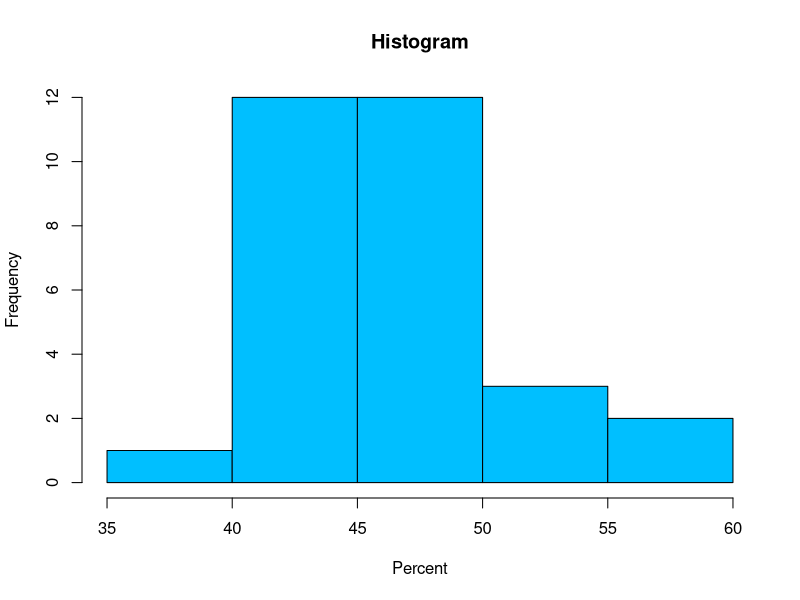
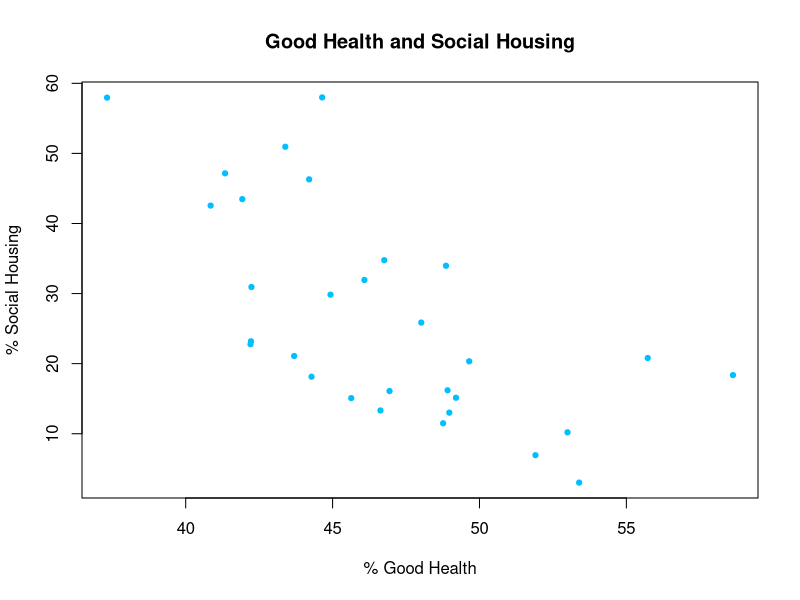
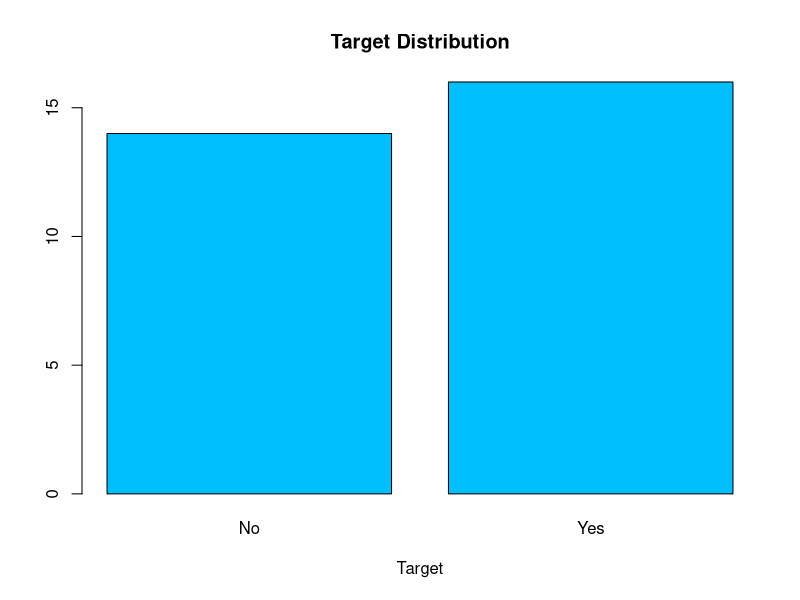
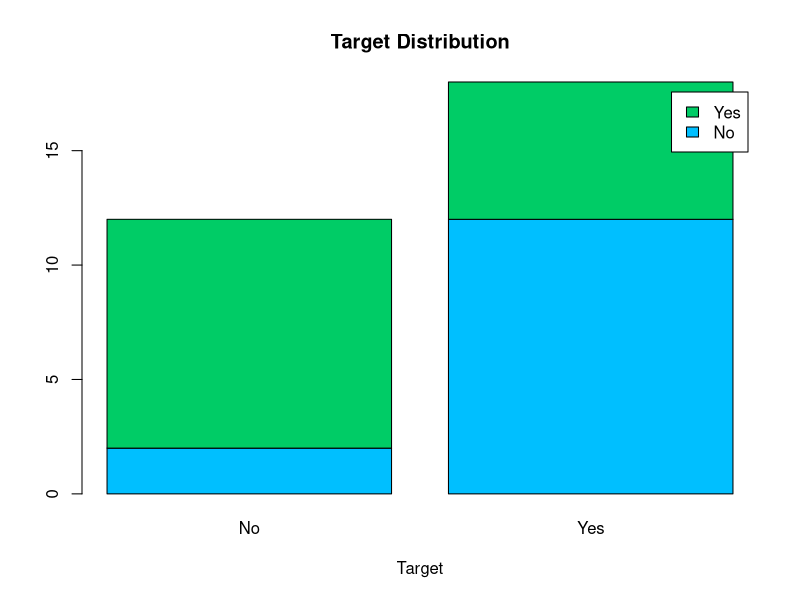
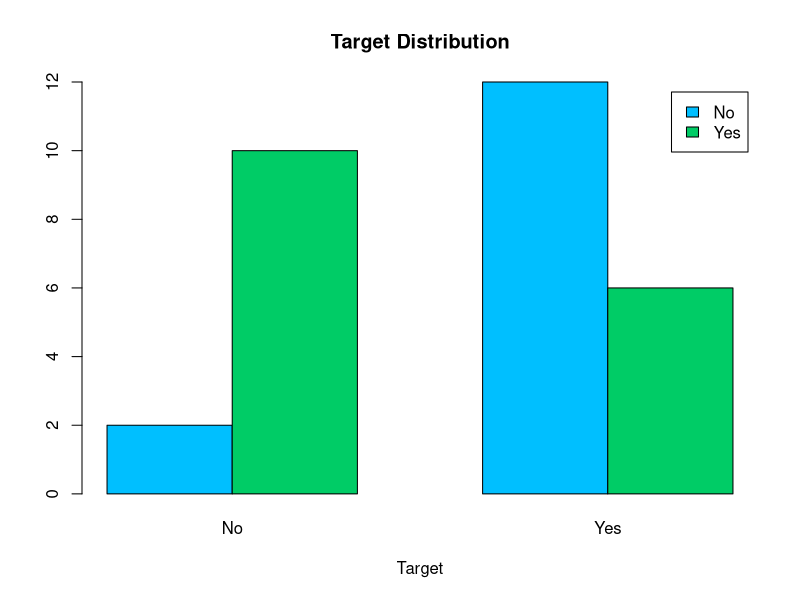
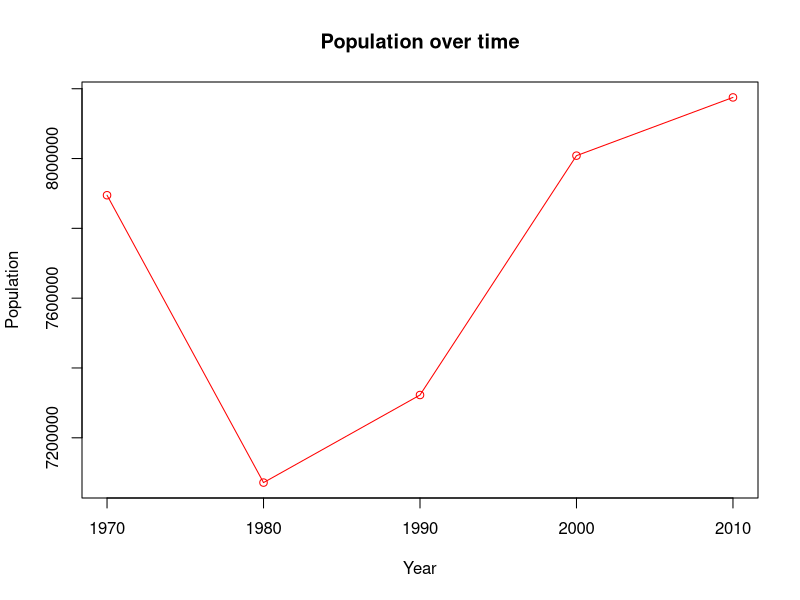
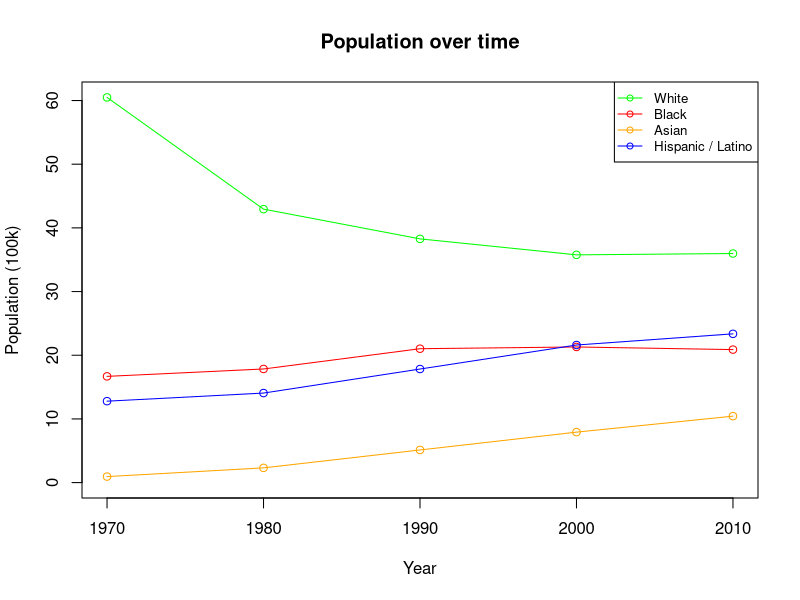
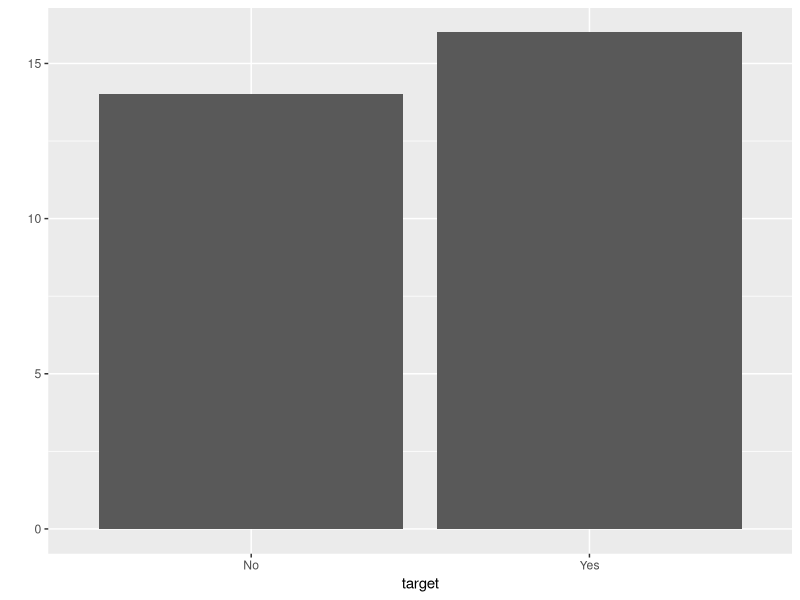

Reproduce these figures in R, in order.
## ---- chunk 1
census <- read.csv("./data/census_small.csv")
## ---- chunk 2
head(census)
## ---- chunk 3
summary(census)
## ---- chunk 4
#Historgram
hist(census$PCT_Good_Health, col="#00bfff", xlab="Percent", main="Histogram") 
## ---- chunk 5
plot(census$PCT_Good_Health,census$PCT_Social_Rented_Households,cex=.7,main="Good Health and Social Housing", xlab="% Good Health",ylab="% Social Housing",col="#00bfff",pch=19)
## ---- chunk 6
mean(census$PCT_Good_Health)
## ---- chunk 7
census$PCT_Good_Health < mean(census$PCT_Good_Health)
## ---- chunk 8
# Calculate a target for PCT in good health
census$target <- ifelse(census$PCT_Good_Health < mean(census$PCT_Good_Health),"Yes","No")
# Calculate a target for PCT social housing
census$target2 <- ifelse(census$PCT_Social_Rented_Households < mean(census$PCT_Social_Rented_Households),"Yes","No")
## ---- chunk 9
head(census)
## ---- chunk 10
#Create a table of the results
counts <- table(census$target)
barplot(counts, main="Target Distribution", xlab="Target",col="#00bfff")
## ---- chunk 11
#Create a table of the results
counts <- table(census$target, census$target2)
#Create stacked bar chart
barplot(counts, main="Target Distribution", xlab="Target",col=c("#00bfff","#00cc66"),legend = rownames(counts))
#Create side by side bar chart
barplot(counts, main="Target Distribution", xlab="Target",col=c("#00bfff","#00cc66"),legend = rownames(counts),beside=TRUE)
## ---- chunk 12
#Read data
racial <- read.csv("./data/NYC_Pop.csv")
## ---- chunk 13
#Create a plot for the total population without an x-axis label
plot(racial$Population,type = "o", col = "red", xlab = "Year", ylab = "Population", main = "Population over time",xaxt = "n")
# Add axis label
axis(1, at=1:5, labels=racial$Year)
## ---- chunk 14
#Create a plot for the total population without an x-axis label
plot((racial$White)/100000,type = "o", col = "green", xlab = "Year", ylab = "Population (100k)", main = "Population over time",xaxt = "n",ylim=c(0,max(racial$White/100000)))
lines(racial$Black/100000, type = "o", col = "red")
lines(racial$Asian/100000, type = "o", col = "orange")
lines(racial$Hispanic_Latino/100000, type = "o", col = "blue")
# Add axis label
axis(1, at=1:5, labels=racial$Year)
#Add a legend
legend("topright", c("White","Black","Asian","Hispanic / Latino"), cex=0.8, col=c("green","red","orange","blue"),pch=1, lty=1)
## ---- chunk 15
#Load package
library(ggplot2)
## ---- chunk 16
qplot(target,  data=census, geom="bar")
## ---- chunk 17
qplot(PCT_Social_Rented_Households, data=census, geom="histogram",binwidth=10)
## ---- chunk 18
qplot(PCT_Social_Rented_Households, PCT_Higher_Managerial, data = census)
## ---- chunk 19
qplot(PCT_Social_Rented_Households, PCT_Higher_Managerial, data = census,colour=target)
## ---- chunk 20
qplot(PCT_Social_Rented_Households, PCT_Higher_Managerial, data = census,shape=target)
## ---- chunk 21
qplot(PCT_Social_Rented_Households, PCT_Higher_Managerial, data = census,geom = c("point","smooth"))
## ---- chunk 22
qplot(PCT_Social_Rented_Households, PCT_Higher_Managerial, data = census,geom = c("point","smooth"),method="lm", formula=y~x)
## ---- chunk 23
household_ex <- read.csv("./data/expenditure.csv")
## ---- chunk 24
head(household_ex)

## ---- chunk 25
str(household_ex)
## ---- chunk 26
qplot(Year, Millions, data = household_ex, geom = "line")
## ---- chunk 27
p <- ggplot(household_ex, aes(Year, Millions))
## ---- chunk 28
p + geom_line()
## ---- chunk 29
#Load package
library(scales)
#Plot
p + geom_line() + scale_y_continuous(labels = comma)
## ---- chunk 30
# Add scale labels
p <- p + geom_line() + scale_y_continuous(labels = comma) + labs(x="Years", y="Millions (£)")
# Plot p
p
